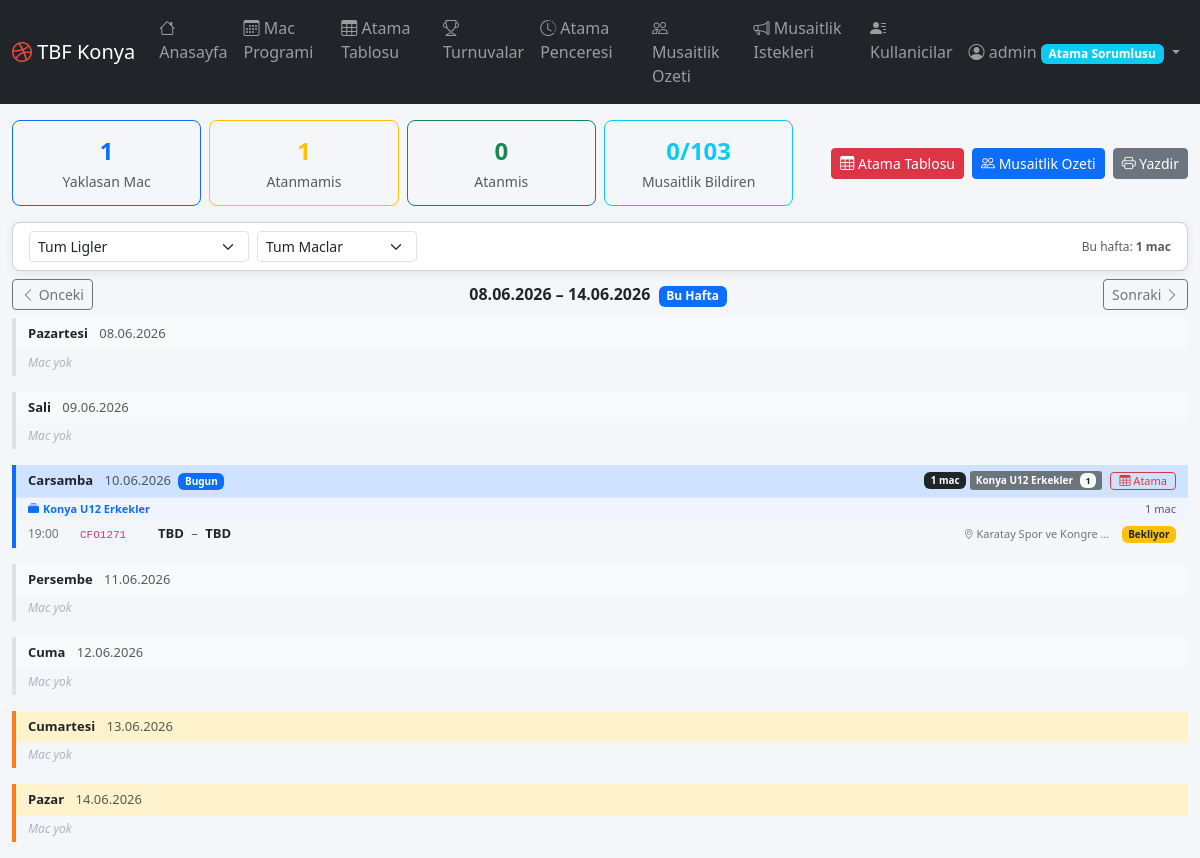
The app's page / (signed in) with its own data.
### core/models.py (models this page shows, shortened)
class UserProfile(models.Model):
    ROLE_CHOICES = [
        ('hakem', 'Hakem'),
        ('masa_gorevlisi', 'Masa Gorevlisi'),
        ('gozlemci', 'Gozlemci'),
        ('atama_sorumlusu', 'Atama Sorumlusu'),
        ('il_temsilcisi', 'Il Temsilcisi'),
    ]
    CLASSIFICATION_CHOICES = [
        ('A', 'A Klasman'),
        ('B', 'B Klasman'),
        ('C', 'C Klasman'),
        ('il', 'Il Hakemi'),
        ('aday', 'Aday Hakem'),
        ('', 'Belirsiz'),
    ]
    CLASSIFICATION_ORDER = {'A': 0, 'B': 1, 'C': 2, 'il': 3, 'aday': 4, '': 5}
    user = models.OneToOneField(User, on_delete=models.CASCADE, related_name='profile')
    role = models.CharField(max_length=20, choices=ROLE_CHOICES)
    phone = models.CharField(max_length=20, blank=True)
    is_active_official = models.BooleanField(default=True)
    classification = models.CharField(
        max_length=10, blank=True, choices=CLASSIFICATION_CHOICES,
        verbose_name='Klasman', help_text='Sadece hakemler icin gecerlidir'
    )
    class Meta:
        verbose_name = 'Kullanici Profili'
        verbose_name_plural = 'Kullanici Profilleri'

class League(models.Model):
    CATEGORY_CHOICES = [
        ('a_ligi', 'A Ligi'),
        ('b_ligi', 'B Ligi'),
        ('gencler', 'Gencler'),
        ('kucukler', 'Kucukler'),
        ('diger', 'Diger'),
    ]
    tbf_id = models.IntegerField(unique=True, help_text='TBF faaliyetId')
    name = models.CharField(max_length=200)
    age_group = models.CharField(max_length=50)
    gender = models.CharField(max_length=20)
    season = models.CharField(max_length=20, default='2025-2026')
    season_id = models.IntegerField(null=True, blank=True)
    is_active = models.BooleanField(default=True)
    category = models.CharField(
        max_length=20, choices=CATEGORY_CHOICES, default='diger',
        verbose_name='Kategori',
        help_text='A Ligi, B Ligi gibi kategoriler icin kullanilir',
    )
    class Meta:
        verbose_name = 'Lig'
        verbose_name_plural = 'Ligler'
        ordering = ['name']

class Match(models.Model):
    tbf_match_id = models.IntegerField(unique=True, null=True, blank=True)
    match_code = models.CharField(max_length=20, blank=True)
    league = models.ForeignKey(
        League, on_delete=models.SET_NULL, null=True, blank=True, related_name='matches',
    )
    tournament = models.ForeignKey(
        'Tournament', on_delete=models.SET_NULL, null=True, blank=True,
        related_name='matches', verbose_name='Turnuva',
    )
    home_team_name = models.CharField(max_length=200)
    away_team_name = models.CharField(max_length=200)
    home_team = models.ForeignKey(Team, on_delete=models.SET_NULL, null=True, blank=True, related_name='home_matches')
    away_team = models.ForeignKey(Team, on_delete=models.SET_NULL, null=True, blank=True, related_name='away_matches')
    venue = models.ForeignKey(Venue, on_delete=models.SET_NULL, null=True, blank=True)
    date = models.DateField()
    time = models.TimeField()
    week = models.CharField(max_length=50, blank=True)
    round_info = models.CharField(max_length=100, blank=True, help_text='Yari Final, Final vb.')
    home_score = models.IntegerField(null=True, blank=True)
    away_score = models.IntegerField(null=True, blank=True)
    is_played = models.BooleanField(default=False)
    match_status_id = models.IntegerField(null=True, blank=True)
    class Meta:
        verbose_name = 'Mac'
        verbose_name_plural = 'Maclar'
        ordering = ['date', 'time']
    @property
    def competition_name(self):
        if self.tournament_id:
            return self.tournament.name if self.tournament else ''
        return self.league.name if self.league_id and self.league else ''
    @property
    def is_tournament_match(self):
        return self.tournament_id is not None

class Venue(models.Model):
    name = models.CharField(max_length=200, unique=True)
    class Meta:
        verbose_name = 'Salon'
        verbose_name_plural = 'Salonlar'
        ordering = ['name']

### core/views.py (the view)
# urls.py: path('', views.dashboard, name='dashboard'),
@login_required
def dashboard(request):
    profile = _get_profile(request)
    if _is_admin(profile):
        return _admin_dashboard(request, profile)
    else:
        return _official_dashboard(request, profile)

### core/views.py (called while the page is built)
def _get_profile(request):
    profile = getattr(request.user, 'profile', None)
    if not profile:
        profile = UserProfile.objects.create(user=request.user, role='hakem')
    return profile

def _is_admin(profile):
    return profile.role in ('atama_sorumlusu', 'il_temsilcisi')

def _turkish_day(d):
    days = {
        0: 'Pazartesi', 1: 'Sali', 2: 'Carsamba',
        3: 'Persembe', 4: 'Cuma', 5: 'Cumartesi', 6: 'Pazar',
    }
    return days.get(d.weekday(), '')

### core/templates/core/admin_dashboard.html (shortened to what this page needs)
{% extends "base.html" %}
{% block content %}
<div class="row g-2 mb-3">
    <div class="col-6 col-md-2">
        <div class="stat-card border border-primary h-100">
            <div class="fw-bold text-primary fs-4">{{ total_upcoming }}</div>
            <small class="text-muted">Yaklasan Mac</small>
        </div>
    </div>
    <div class="col-6 col-md-2">
        <div class="stat-card border border-warning h-100">
            <div class="fw-bold text-warning fs-4">{{ unassigned_count }}</div>
            <small class="text-muted">Atanmamis</small>
        </div>
    </div>
    <div class="col-6 col-md-2">
        <div class="stat-card border border-success h-100">
            <div class="fw-bold text-success fs-4">{{ assigned_count }}</div>
            <small class="text-muted">Atanmis</small>
        </div>
    </div>
    <div class="col-6 col-md-2">
        <div class="stat-card border border-info h-100">
            <div class="fw-bold text-info fs-4">{{ reported_officials }}/{{ total_officials }}</div>
            <small class="text-muted">Musaitlik Bildiren</small>
        </div>
    </div>
    <div class="col-md-4 d-flex align-items-center gap-2 justify-content-end flex-wrap">
        <a href="{% url 'core:assignment_sheet' %}" class="btn btn-danger btn-sm">
            <i class="bi bi-table"></i> Atama Tablosu
        </a>
        <a href="{% url 'core:availability_summary' %}" class="btn btn-primary btn-sm">
            <i class="bi bi-people"></i> Musaitlik Ozeti
        </a>
        <a href="{% url 'core:assignment_pdf' %}" class="btn btn-secondary btn-sm" target="_blank">
            <i class="bi bi-printer"></i> Yazdir
        </a>
    </div>
</div>
<div class="card mb-2">
    <div class="card-body py-2">
        <form method="get" class="d-flex flex-wrap gap-2 align-items-center">
            <select name="league" class="form-select form-select-sm" style="width:220px;" onchange="this.form.submit()">
                <option value="">Tum Ligler</option>
            </select>
            <select name="status" class="form-select form-select-sm" style="width:160px;" onchange="this.form.submit()">
                <option value="">Tum Maclar</option>
            </select>
            <span class="ms-auto text-muted" style="font-size:12px;">
                Bu hafta: <strong>{{ total_week_matches }} mac</strong>
            </span>
        </form>
    </div>
</div>
<div class="d-flex justify-content-between align-items-center mb-2">
    <a href="?week={{ prev_week }}{% if league_filter %}&league={{ league_filter }}{% endif %}{% if status_filter %}&status={{ status_filter }}{% endif %}"
       class="btn btn-outline-secondary btn-sm"><i class="bi bi-chevron-left"></i> Onceki</a>
    <div class="text-center">
        <strong>{{ week_start|date:"d.m.Y" }} – {{ week_end|date:"d.m.Y" }}</strong>
        {% if week_offset == 0 %}<span class="badge bg-primary ms-1">Bu Hafta</span>
        {% elif week_offset == 1 %}<span class="badge bg-secondary ms-1">Gelecek Hafta</span>
        {% elif week_offset == -1 %}<span class="badge bg-secondary ms-1">Gecen Hafta</span>{% endif %}
    </div>
    <a href="?week={{ next_week }}{% if league_filter %}&league={{ league_filter }}{% endif %}{% if status_filter %}&status={{ status_filter }}{% endif %}"
       class="btn btn-outline-secondary btn-sm">Sonraki <i class="bi bi-chevron-right"></i></a>
</div>
{% for day in weeks_data %}
<div class="day-block {% if day.is_today %}today{% elif day.date.weekday >= 5 %}weekend{% endif %}">
    <div class="day-header {% if day.is_today %}today{% elif day.date.weekday >= 5 %}weekend{% endif %}">
        <span>
            <strong>{{ day.day_name }}</strong>
            <span class="text-muted ms-2 fw-normal">{{ day.date|date:"d.m.Y" }}</span>
            {% if day.is_today %}<span class="badge bg-primary ms-1" style="font-size:10px;">Bugun</span>{% endif %}
        </span>
        <span class="d-flex align-items-center gap-1 flex-wrap">
            {% if day.match_count > 0 %}
            <span class="badge bg-dark">{{ day.match_count }} mac</span>
            {% regroup day.matches by competition_name as comp_groups %}
            {% for cg in comp_groups %}
            <span class="badge bg-secondary league-badge" title="{{ cg.grouper }}">
                {{ cg.grouper|truncatechars:22 }}
                <span class="badge bg-light text-dark ms-1" style="font-size:9px;">{{ cg.list|length }}</span>
            </span>
            {% endfor %}
            <a href="{% url 'core:assignment_sheet' %}?dates[]={{ day.date|date:'Y-m-d' }}"
               class="btn btn-outline-danger btn-sm py-0 px-2 ms-1" style="font-size:11px;">
                <i class="bi bi-table"></i> Atama
            </a>
            {% endif %}
        </span>
    </div>
    {% if day.matches %}
    {% regroup day.matches by competition_name as comp_groups %}
    {% for cg in comp_groups %}
    <div class="league-subheader {% if cg.list.0.is_tournament_match %}tournament{% endif %}">
        <span>
            {% if cg.list.0.is_tournament_match %}
            <i class="bi bi-trophy-fill me-1"></i>{{ cg.grouper }}
            {% else %}
            <i class="bi bi-collection-fill me-1"></i>{{ cg.grouper }}
            {% endif %}
        </span>
        <span class="text-muted fw-normal">{{ cg.list|length }} mac</span>
    </div>
    {% for match in cg.list %}
    <div class="match-row">
        <span class="match-time">{{ match.time|time:"H:i" }}</span>
        <span class="match-code"><code style="font-size:11px;">{{ match.match_code }}</code></span>
        <span class="match-teams">
            <strong>{{ match.home_team_name|default:"TBD" }}</strong>
            <span class="text-muted mx-1">–</span>
            <strong>{{ match.away_team_name|default:"TBD" }}</strong>
        </span>
        <span class="match-venue">
            <i class="bi bi-geo-alt" style="font-size:10px;"></i> {{ match.venue.name|default:"-" }}
        </span>
        <span>
            {% if match.id in assigned_ids %}
            <span class="badge bg-success" style="font-size:10px;">Atandi</span>
            {% elif match.is_played %}
            <span class="badge bg-secondary" style="font-size:10px;">Oynandi</span>
            {% else %}
            <span class="badge bg-warning text-dark" style="font-size:10px;">Bekliyor</span>
            {% endif %}
        </span>
    </div>
    {% endfor %}
    {% endfor %}
    {% else %}
    <div class="day-empty">Mac yok</div>
    {% endif %}
</div>
{% endfor %}
{% endblock %}

### core/templates/base.html (shortened to what this page needs)
{% load static %}
<!DOCTYPE html>
<html lang="tr">
<head>
    <link href="https://cdn.jsdelivr.net/npm/bootstrap@5.3.2/dist/css/bootstrap.min.css" rel="stylesheet">
    <link href="https://cdn.jsdelivr.net/npm/bootstrap-icons@1.11.1/font/bootstrap-icons.css" rel="stylesheet">
    <link href="{% static 'css/style.css' %}" rel="stylesheet">
</head>
<body>
    {% if user.is_authenticated %}
    <nav class="navbar navbar-expand-lg navbar-dark bg-dark">
        <div class="container-fluid">
            <a class="navbar-brand" href="{% url 'core:dashboard' %}">
                <i class="bi bi-dribbble"></i> TBF Konya
            </a>
            <div class="collapse navbar-collapse" id="navbarNav">
                <ul class="navbar-nav me-auto">
                    <li class="nav-item">
                        <a class="nav-link" href="{% url 'core:dashboard' %}">
                            <i class="bi bi-house"></i> Anasayfa
                        </a>
                    </li>
                    <li class="nav-item">
                        <a class="nav-link" href="{% url 'core:match_schedule' %}">
                            <i class="bi bi-calendar3"></i> Mac Programi
                        </a>
                    </li>
                    {% if user.profile.role == 'atama_sorumlusu' or user.profile.role == 'il_temsilcisi' %}
                    <li class="nav-item">
                        <a class="nav-link" href="{% url 'core:assignment_sheet' %}">
                            <i class="bi bi-table"></i> Atama Tablosu
                        </a>
                    </li>
                    <li class="nav-item">
                        <a class="nav-link" href="{% url 'core:tournament_list' %}">
                            <i class="bi bi-trophy"></i> Turnuvalar
                        </a>
                    </li>
                    <li class="nav-item">
                        <a class="nav-link" href="{% url 'core:assignment_window_list' %}">
                            <i class="bi bi-clock-history"></i> Atama Penceresi
                        </a>
                    </li>
                    <li class="nav-item">
                        <a class="nav-link" href="{% url 'core:availability_summary' %}">
                            <i class="bi bi-people"></i> Musaitlik Ozeti
                        </a>
                    </li>
                    <li class="nav-item">
                        <a class="nav-link" href="{% url 'core:availability_request_list' %}">
                            <i class="bi bi-megaphone"></i> Musaitlik Istekleri
                        </a>
                    </li>
                    <li class="nav-item">
                        <a class="nav-link" href="{% url 'core:user_list' %}">
                            <i class="bi bi-person-lines-fill"></i> Kullanicilar
                        </a>
                    </li>
                    {% endif %}
                </ul>
                <ul class="navbar-nav">
                    <li class="nav-item dropdown">
                        <a class="nav-link dropdown-toggle" href="#" data-bs-toggle="dropdown">
                            <i class="bi bi-person-circle"></i>
                            {{ user.get_full_name|default:user.username }}
                            <span class="badge bg-info">{{ user.profile.get_role_display }}</span>
                        </a>
                    </li>
                </ul>
            </div>
        </div>
    </nav>
    {% endif %}
    <main class="{% block main_class %}container-fluid mt-3{% endblock %}">
        {% block content %}{% endblock %}
    </main>
</body>
</html>

### core/static/css/style.css (style rules this page uses)
body { font-family: 'Segoe UI', Tahoma, Geneva, Verdana, sans-serif; background: #f5f6fa; }
.navbar-brand i { color: #e74c3c; }
.card { box-shadow: 0 2px 10px rgba(0, 0, 0, 0.08); border-radius: 8px; }

### core/templates/core/admin_dashboard.html (style rules this page uses)
.day-block { border-left: 4px solid #dee2e6; margin-bottom: 1rem; }
.day-block.today { border-left-color: #0d6efd; }
.day-block.weekend { border-left-color: #fd7e14; }
.day-header { background: #f8f9fa; padding: 6px 12px; font-weight: 600; font-size: 13px; display: flex; justify-content: space-between; align-items: center; flex-wrap: wrap; gap: 4px; }
.day-header.today { background: #cfe2ff; }
.day-header.weekend { background: #fff3cd; }
.day-empty { padding: 4px 12px; font-size: 12px; color: #adb5bd; font-style: italic; }
.league-subheader { background: #f0f4ff; padding: 3px 12px; font-size: 11px; font-weight: 700; color: #0d6efd; border-top: 1px solid #e0e8ff; display: flex; justify-content: space-between; align-items: center; }
.match-row { display: flex; align-items: center; gap: 8px; padding: 4px 12px; border-bottom: 1px solid #f0f0f0; font-size: 13px; }
.match-row:last-child { border-bottom: none; }
.match-time { min-width: 44px; color: #6c757d; font-size: 12px; }
.match-code { min-width: 70px; }
.match-teams { flex: 1; font-weight: 500; }
.match-venue { min-width: 150px; max-width: 150px; overflow: hidden; text-overflow: ellipsis; white-space: nowrap; font-size: 11px; color: #6c757d; }
.stat-card { border-radius: 8px; padding: 12px 16px; text-align: center; }
.league-badge { font-size: 10px; padding: 2px 6px; border-radius: 3px; }

### records on screen
League: grouper "Konya U12 Erkekler", grouper "Konya U12 Erkekler"
Match: time "19:00", match_code "CFO1271", home_team_name "TBD", away_team_name "TBD", venue.name "Karatay Spor ve Kongre…", is_played "Bekliyor"

### other values on screen
{{ user.get_full_name|default:user.username }} "admin"
{{ user.profile.get_role_display }} "Atama Sorumlusu"
{{ total_upcoming }} "1"
{{ unassigned_count }} "1"
{{ assigned_count }} "0"
{{ reported_officials }} "0"
{{ total_officials }} "103"
{{ total_week_matches }} "1"
{{ week_start|date:"d.m.Y" }} "08.06.2026"
{{ week_end|date:"d.m.Y" }} "14.06.2026"
{{ day.day_name }} "Pazartesi" "Sali" "Carsamba" "Persembe" "Cuma" "Cumartesi" "Pazar"
{{ day.date|date:"d.m.Y" }} "08.06.2026" "09.06.2026" "10.06.2026" "11.06.2026" "12.06.2026" "13.06.2026" "14.06.2026"
{{ day.match_count }} "1"
{{ cg.list|length }} "1"
